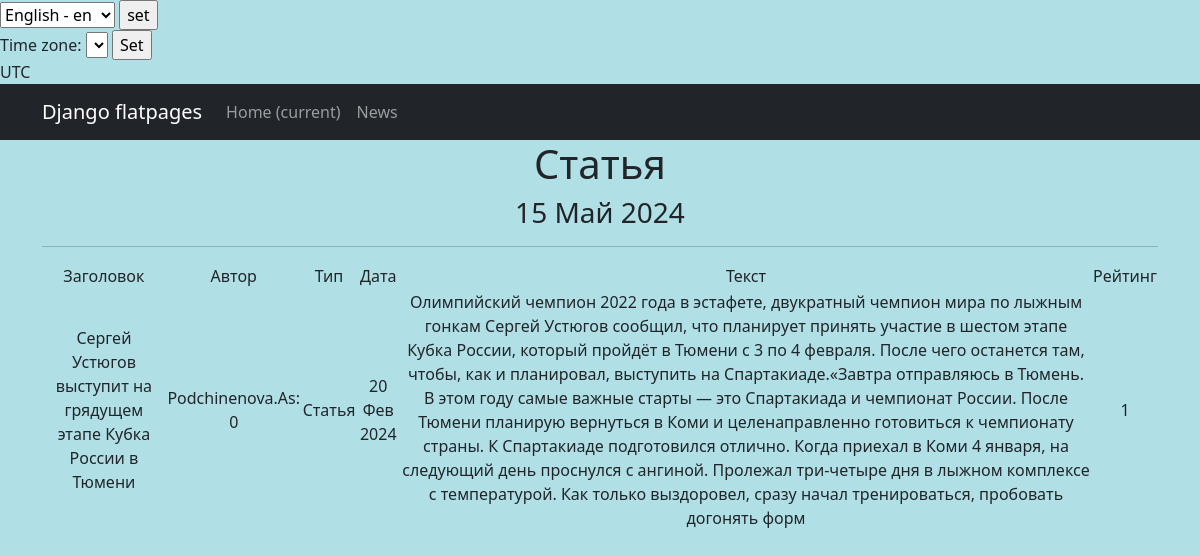
The app's page /news/2, older data.
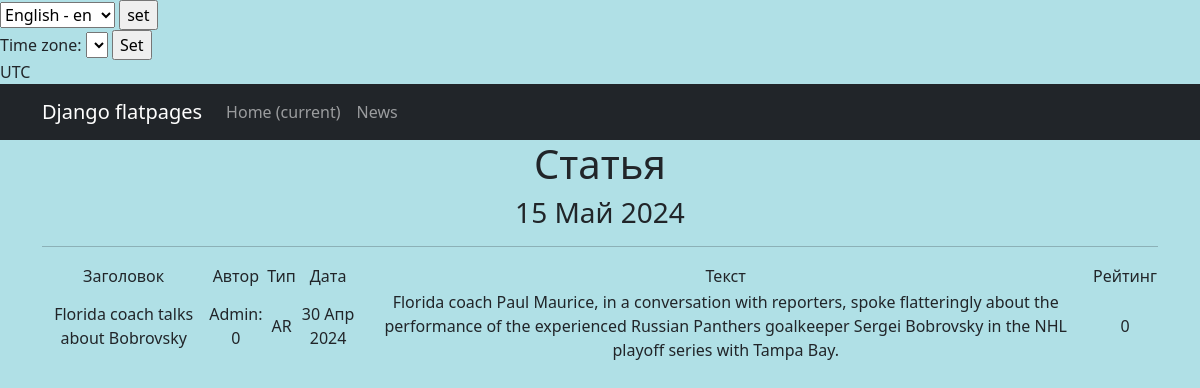
The same page, newer data.
### news/models.py (models this page shows, shortened)
class Post(models.Model):
    NEWS = 'NW'
    ARTICLE = "AR"
    POSITIONS = [
        (NEWS, 'Новость'),
        (ARTICLE, 'Статья')
    ]
    author = models.ForeignKey(Author, help_text=_('автор'), on_delete=models.CASCADE)
    type = models.CharField(max_length=20, help_text=_('тип'),choices=POSITIONS, default=NEWS)
    time_in = models.DateTimeField(auto_now_add=True)
    category = models.ManyToManyField(Category, verbose_name=gettext_lazy('категория: может быть любой'),through='PostCategory')
    title = models.CharField(
        max_length=255,
        help_text=_('заголовок'),
        unique=True,
    )
    text = models.TextField(help_text=_('текст'),)
    rating = models.IntegerField(help_text=_('рейтинг'), default=0)
    def __str__(self):
        return self.title

class Author(models.Model):
    user = models.OneToOneField(User, on_delete=models.CASCADE)
    rating = models.IntegerField(default=0)
    def __str__(self):
        return f'{self.user.username.title()}: {self.rating}'

### news/views.py (the view)
# urls.py: path('<int:pk>', PostDetail.as_view(),name='post'),
class PostDetail(DetailView):
    queryset = Post.objects.order_by('-time_in')
    template_name = 'post.html'
    context_object_name = 'posts'
    def get_context_data(self, **kwargs):
        context = super().get_context_data(**kwargs)
        context['time_now'] = datetime.utcnow()
        return context
    def post(self, request):
        request.session['django_timezone'] = request.POST['timezone']
        return redirect('/news/<int:pk>/')

### news/templatetags/custom_filters.py (called while the page is built)
@register.filter()
def censor(value):
    new_text = value.replace('редиска', 'р******')
    new_text = new_text.replace('скуф', 'ск**')
    return new_text

### templates/post.html (shortened to what this page needs)
{% extends 'flatpages/default.html' %}
{% load i18n %}
{% load custom_filters %}
{% load custom_tags %}
{% block content %}
    <h1>{% trans "Статья" %}</h1>
    <h3>{{ time_now|date:'d M Y' }}</h3>
    <hr>
   {% if posts %}
       <table>
           <tr>
               <td>{% trans "Заголовок" %}</td>
               <td>{% trans "Автор" %}</td>
               <td>{% trans "Тип" %}</td>
               <td>{% trans "Дата" %}</td>
               <td>{% trans "Текст" %}</td>
               <td>{% trans "Рейтинг" %}</td>
           </tr>
           <tr>
               <td>{{ posts.title|censor }}</td>
               <td>{{ posts.author}}</td>
               <td>{{ posts.type}}</td>
               <td>{{ posts.time_in|date:'d M Y' }}</td>
               <td>{{ posts.text|censor}}</td>
               <td>{{ posts.rating}}</td>
           </tr>
       </table>
   {% endif %}
{% endblock content %}

### templates/flatpages/default.html (shortened to what this page needs)
<!DOCTYPE html>
{% load i18n %}
{% load tz %}
{% load static %}
<html lang="ru">
    <head>
        <link href="{% static 'css/styles.css' %}" rel="stylesheet" />
    </head>
    <body>
        <form action="{% url 'set_language' %}" method="POST">
            <select name="language" id="">
                {% get_available_languages as LANGUAGES %}
                {% get_language_info_list for LANGUAGES as languages %}
                {% for language in languages %}
                    <option value="{{ language.code }}" {% if language.code == LANGUAGE_CODE %} selected {% endif %}>
                        {{ language.name_local }} - {{ language.code }}
                    </option>
                {% endfor %}
            </select>
            <input type="submit" value="set">
        </form>
        {% get_current_timezone as TIME_ZONE %}
        <form action="" method="POST">
            <label for="timezone">Time zone:</label>
            <select name="timezone">
            </select>
            <input type="submit" value="Set">
        </form>
        {{ TIME_ZONE }}
        <nav class="navbar navbar-expand-lg navbar-dark bg-dark static-top">
            <div class="container">
                <a class="navbar-brand" href="#">Django flatpages</a>
                <div class="collapse navbar-collapse" id="navbarResponsive">
                    <ul class="navbar-nav ml-auto">
                        <li class="nav-item active">
                            <a class="nav-link" href="#">Home
                                <span class="sr-only">(current)</span>
                            </a>
                        </li>
                        <li class="nav-item">
                            <a class="nav-link" href="/news/">News</a>
                        </li>
                    </ul>
                </div>
            </div>
        </nav>
        <div class="container">
            <div class="row">
                <div class="col-lg-12 text-center">
                    {% block content %}{% endblock content %}
                </div>
            </div>
        </div>
    </body>
</html>

Row changes from the older to the newer data that the page shows:
changed Post: title|censor "Сергей Устюгов выступит на грядущем этапе Кубка России в Тюмени" → "Florida coach talks about Bobrovsky"; author "Podchinenova.As: 0" → "Admin: 0"; type "Статья" → "AR"; time_in "20 Фев 2024" → "30 Апр 2024"; text|censor "Олимпийский чемпион 2022 года в эстафете, двукратный чемпион мира по лыжным гонкам Сергей Устюгов сообщил, что планирует принять участие в шестом этапе Кубка России, который пройдёт в Тюмени с 3 по 4 февраля. После чего останется там, чтобы, как и планировал, выступить на Спартакиаде.«Завтра отправляюсь в Тюмень. В этом году самые важные старты — это Спартакиада и чемпионат России. После Тюмени планирую вернуться в Коми и целенаправленно готовиться к чемпионату страны. К Спартакиаде подготовился отлично. Когда приехал в Коми 4 января, на следующий день проснулся с ангиной. Пролежал три-четыре дня в лыжном комплексе с температурой. Как только выздоровел, сразу начал тренироваться, пробовать…" → "Florida coach Paul Maurice, in a conversation with reporters, spoke flatteringly about the performance of the experienced Russian Panthers goalkeeper Sergei Bobrovsky in the NHL playoff series with Tampa Bay."; rating "1" → "0"
